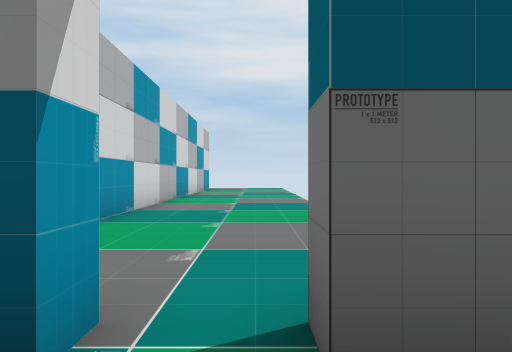
View 1 (above)

23 first-person views from a walk through a 3-D level made in the Unity game engine. The camera is 1.4 m above the floor, looks level and sees 70° across. The floor is counted in squares, 2 m on a side. Each view is taken from the middle of a square. On the plan, view 1 faces up. The plan holds only what a view shows up to about 11 squares ahead; the rest is blank. The player character is not drawn.

View 2
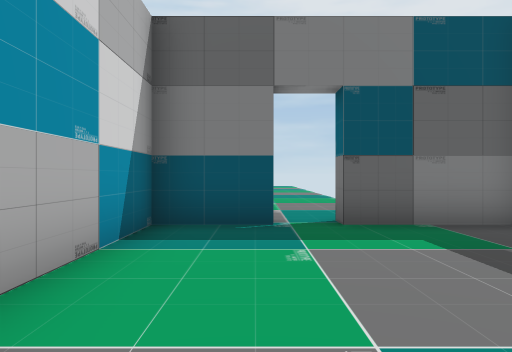

View 3
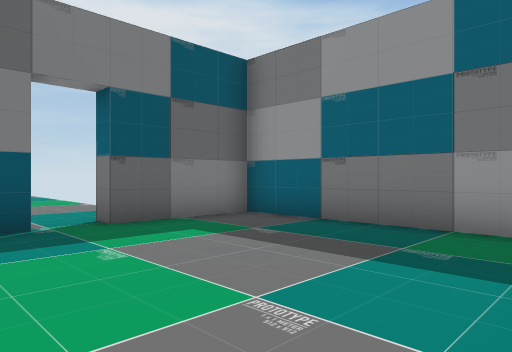

View 4
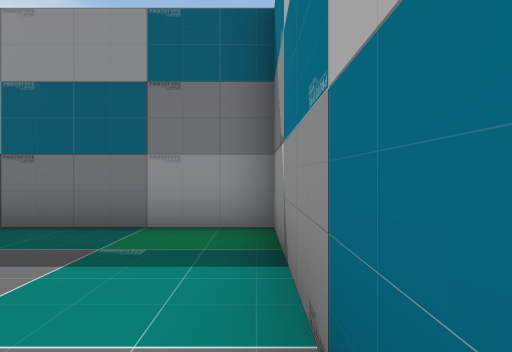

View 5
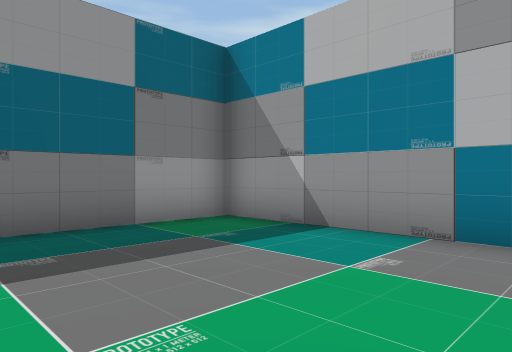

View 6
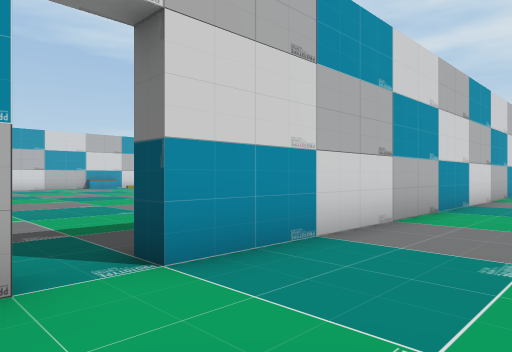

View 7
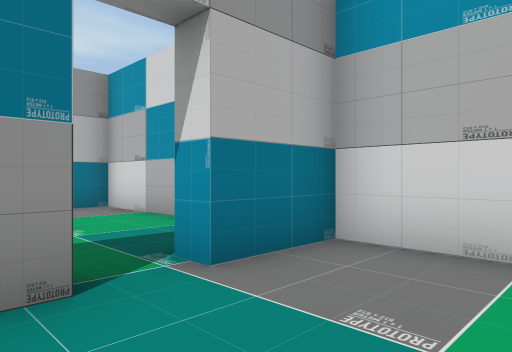

View 8
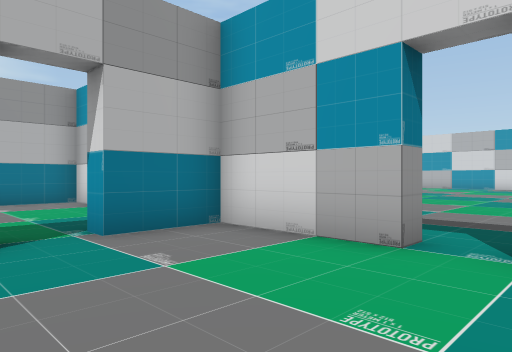

View 9
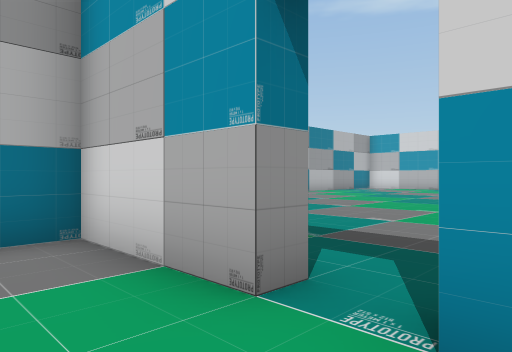

View 10
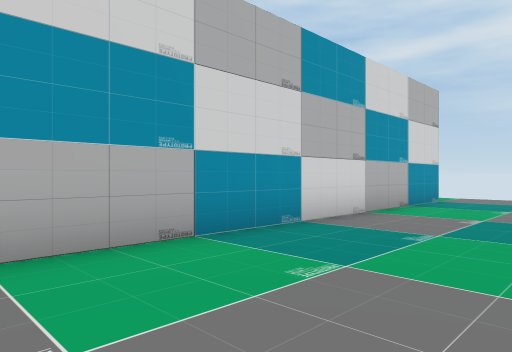

View 11
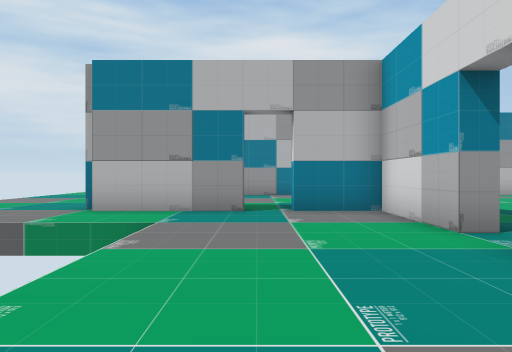

View 12
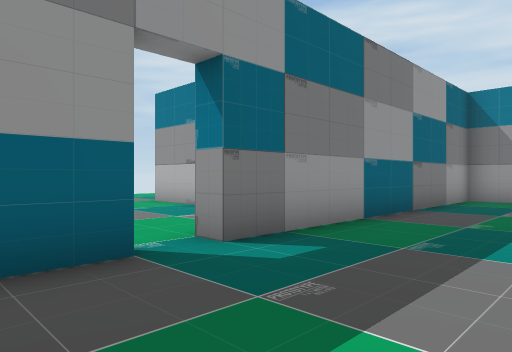

View 13
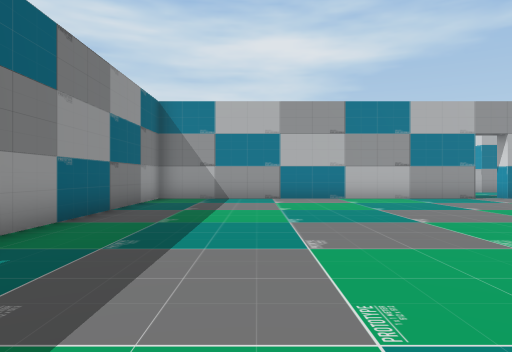

View 14
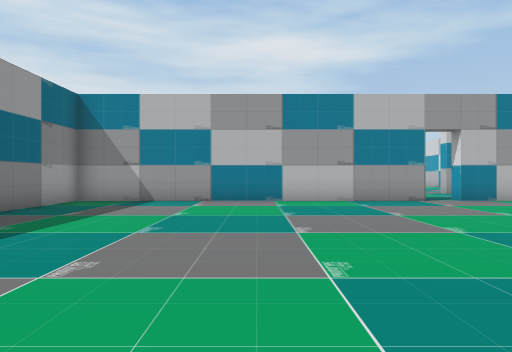

View 15
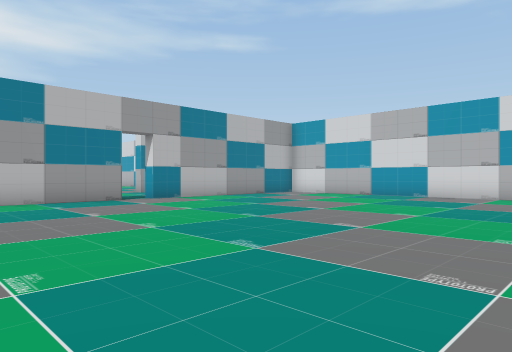

View 16
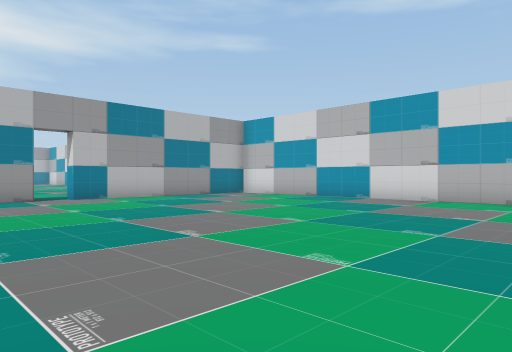

View 17
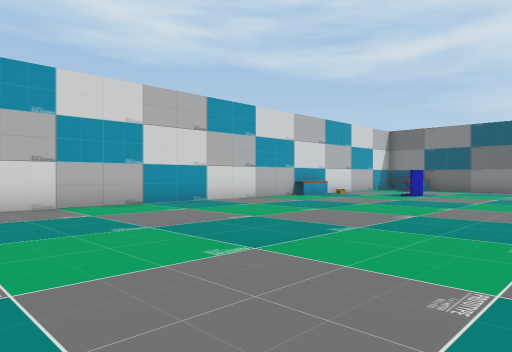

View 18
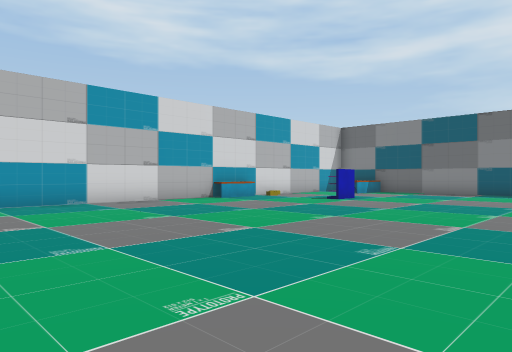

View 19
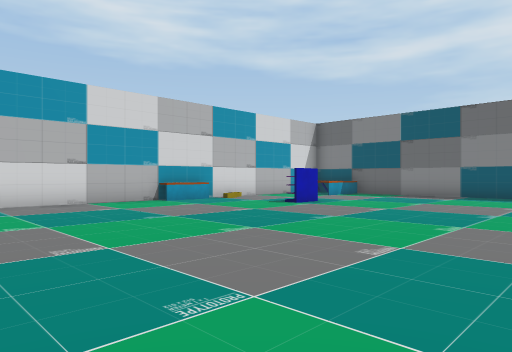

View 20
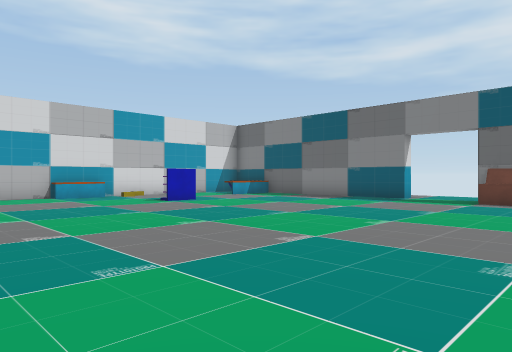

View 21
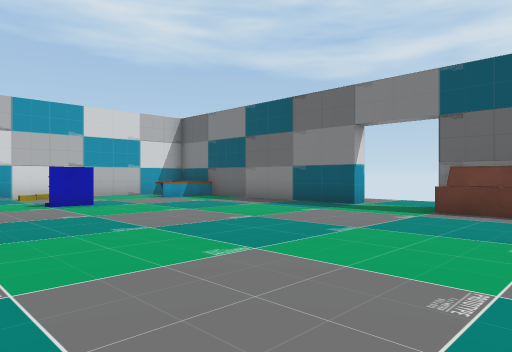

View 22
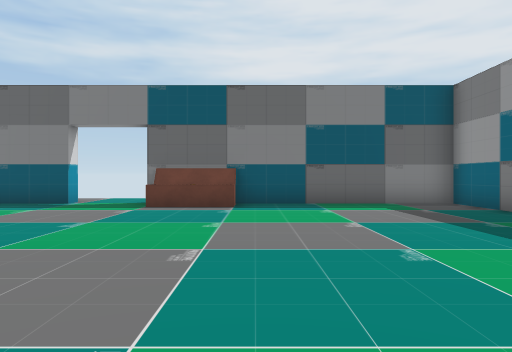

View 23
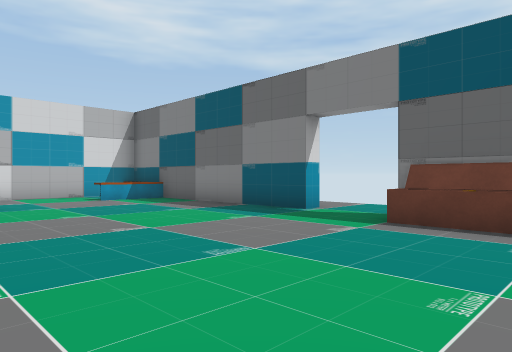

### Floor plan
Points are (right, up) in squares from view 1. A wall is a line through its corners. A room is listed if a view was taken in it or the views show most of it. See-through windows are left out.
Room 1 (views 1, 2, 3, 4, 5)
walls: (-0.7, 1.2) (-2.5, 1.2) (-2.5, -4.3) (3, -4.3) (3, 1.2) (0.3, 1.2)
ways out: opening at (0, 1) to room 2
Room 2 (views 6, 7, 8, 9, 10, 11)
walls: (-2.5, 4.5) (-2.5, 1.8) (-0.7, 1.8) (-0.7, 1.2); (-2.5, 19.5) (-2.5, 5.5); (0.3, 1.2) (0.3, 1.8) (1.5, 1.8)
ways out: opening at (0, 1) to room 1; opening at (-3, 5) to room 3; opening at (-2, 20.5) to room 3; opening at (2.5, 2.5)
Room 3 (views 12, 13, 14, 15, 16, 17, 18, 19, 20, 21, 22, 23)
walls: (-2.5, 5.5) (-3, 5.5) (-3, 6.5); (-20.5, 16.1) (-20.5, 1.9); (-12.7, 19.8) (-12.7, 19.3) (-17.4, 19.3); (-12.9, -4.3) (-3, -4.3) (-3, 4.5) (-2.5, 4.5); (-15.2, -4.3) (-13.8, -4.3); (-3, 17.1) (-3, 19.3) (-8.5, 19.3)
ways out: opening at (-3, 5) to room 2; opening at (-2, 20.5) to room 2; opening at (-13, -5)
objects: other object (-20, 12) to (-20, 13); other object (-19, 18); other object (-17, 14); other object (-10, 19) to (-9, 19)

Where each view was taken, in squares from view 1:
view 1: 0 up, 0 right, facing up
view 2: 4 down, 1 left, facing up
view 3: 4 down, 2 left, facing up-right
view 4: 4 down, 2 left, facing right
view 5: 0 up, 2 left, facing down-right
view 6: 4 up, 0 right, facing up-left
view 7: 4 up, 1 right, facing down-left
view 8: 6 up, 1 right, facing down-left
view 9: 6 up, 1 left, facing down-left
view 10: 9 up, 1 right, facing up-left
view 11: 9 up, 0 right, facing down
view 12: 7 up, 6 left, facing down-right
view 13: 7 up, 6 left, facing down
view 14: 6 up, 8 left, facing down
view 15: 6 up, 8 left, facing down-left
view 16: 7 up, 10 left, facing down-left
view 17: 1 up, 12 left, facing up-left
view 18: 4 up, 11 left, facing up-left
view 19: 6 up, 11 left, facing up-left
view 20: 8 up, 8 left, facing up-left
view 21: 11 up, 8 left, facing up-left
view 22: 10 up, 8 left, facing up
view 23: 13 up, 8 left, facing up-left
